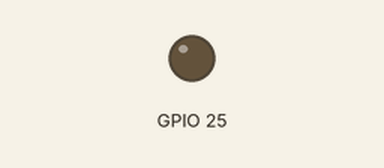
This program was run on a simulated Raspberry Pi (BCM pin numbers). Shown: output pins drawn as LEDs (lit = HIGH).

Above: at 1.3 s.
At 4.8 s:
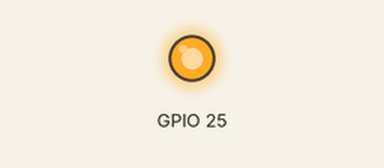
Timing chart, 0 to 7.7 s (numbered marks = the images above):
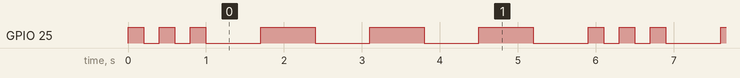

The program:

SOS-LED.py
```python
import RPi.GPIO as GPIO
import time

GPIO.setmode(GPIO.BCM)
GPIO.setup(25, GPIO.OUT)

for i in range(30):
  for x in range (3):
    GPIO.output(25, 1)
    time.sleep(0.2)
    GPIO.output(25, 0)
    time.sleep(0.2)
  time.sleep(0.5)
  for y in range (3):
    GPIO.output(25, 1)
    time.sleep(0.7)
    GPIO.output(25, 0)
    time.sleep(0.7)
GPIO.cleanup()
```

Measured:
- by itself, GPIO 25: repeats every 5.9 s: 2 × (LOW 0.20 s, HIGH 0.20 s), 3 × (LOW 0.70 s, HIGH 0.70 s), LOW 0.70 s, HIGH 0.20 s
- by itself, everything shown: repeats every 5.9 s, in 12 steps
